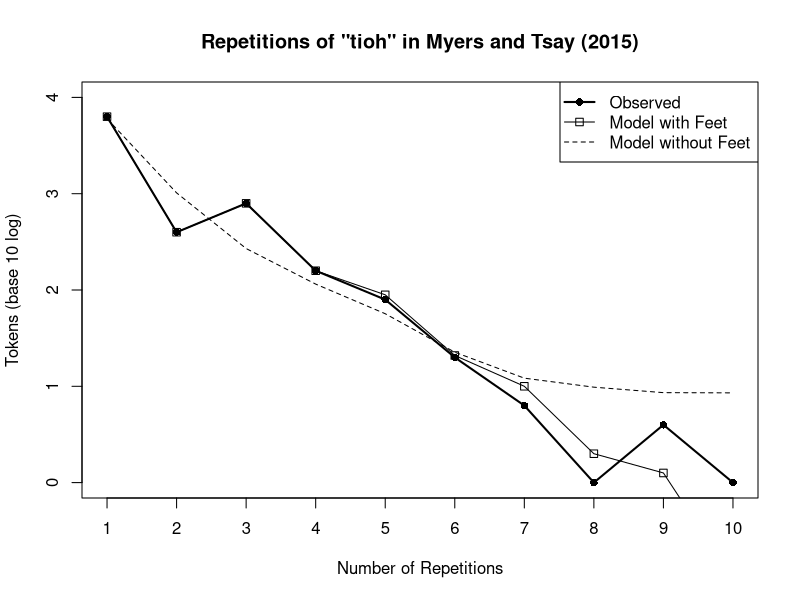

Write R code to recreate this figure.
# Figure 4
# Reproducing the tioh count in the TSM corpus
fakeMT2015 = data.frame(rep=c(1:10), count=c(3.8,2.6,2.9,2.2,1.9,1.3,0.8,0,0.6,0), 
                        modelFeet=c(3.8,2.6,2.9,2.2,1.95,1.32,1,0.3,0.1,-1), 
                        modelFeet=c(3.8,3,2.3,2.1,1.8,1.3,1.1,1,1,0.9))

png(filename = "ch1.figure4.png", width = 1200, height = 900, units = "px",
    bg = "white", res = 200)

plot(fakeMT2015$count~fakeMT2015$rep, 
     main = "Repetitions of \"tioh\" in Myers and Tsay (2015)",
     ylab = "Tokens (base 10 log)", 
     xlab = "Number of Repetitions", 
     xaxt = "n", 
     ylim=c(0,4), lwd = 2, pch = 16, type = "o")

axis(1, at=fakeMT2015$rep, labels=fakeMT2015$rep)
lines(fakeMT2015$modelFeet~fakeMT2015$rep, pch = 0, type = "o")
lines(predict(loess(fakeMT2015$modelFeet.1~fakeMT2015$rep)), lty = 2)

legend("topright", 
       c("Observed", "Model with Feet", "Model without Feet"), 
       lty = c(1,1,2), 
       lwd = c(2,1,1), 
       pch = c(16, 0, NA))

dev.off()

rm(fakeMT2015)